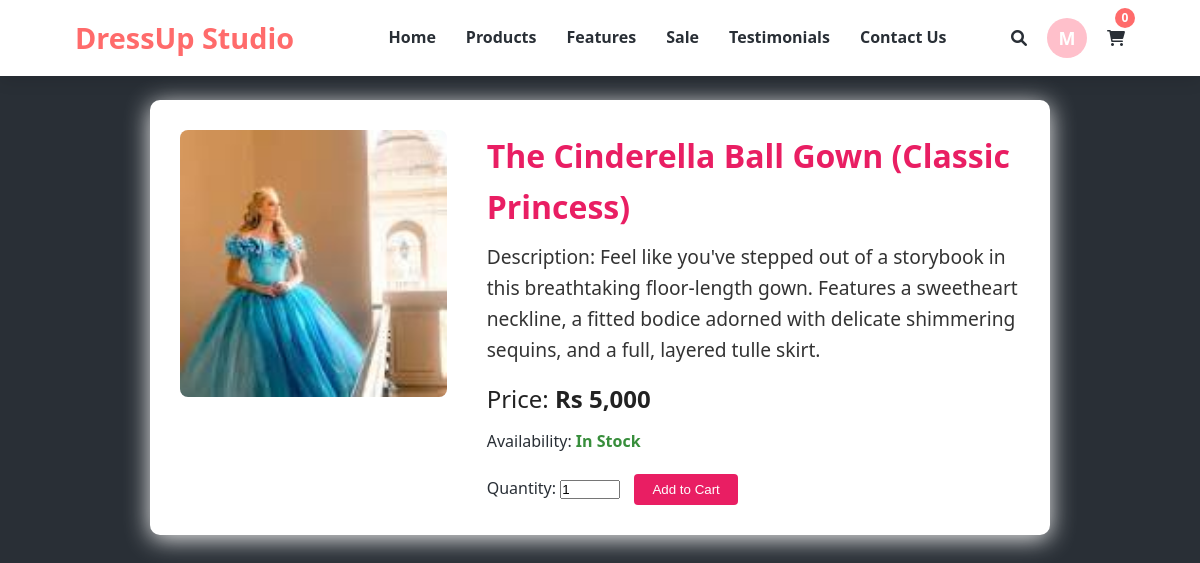
The app's page /product.php?id=3 (signed in) with its own data.
### tables this page shows
CREATE TABLE `products` (
  `id` int(11) NOT NULL,
  `name` varchar(100) NOT NULL,
  `stock` int(11) NOT NULL,
  `image` varchar(255) DEFAULT NULL,
  `price` decimal(10,2) DEFAULT NULL,
  `description` text DEFAULT NULL,
  `category_id` int(11) NOT NULL,
  `subcategory_id` int(11) DEFAULT NULL
);

### product.php (the view, shortened to what this page needs)
<?php
include 'connection.php';
$id = isset($_GET['id']) ? intval($_GET['id']) : 0;
$stmt = $conn->prepare("SELECT * FROM products WHERE id = ?");
$stmt->bind_param("i", $id);
$stmt->execute();
$result = $stmt->get_result();
$product = $result->fetch_assoc();
?>
<!DOCTYPE html>
<html lang="en">
<head>
    <link rel="stylesheet" href="index.css">
    <link rel="stylesheet" href="https://cdnjs.cloudflare.com/ajax/libs/font-awesome/6.0.0-beta3/css/all.min.css">
</head>
<body>
    <header>
        <div class="container">
            <div class="logo">
                <h1>DressUp Studio</h1>
            </div>
            <nav>
                <ul>
                    <li><a href="index.php">Home</a></li>
                    <li><a href="index.php#products">Products</a></li>
                    <li><a href="index.php#features">Features</a></li>
                    <li><a href="index.php#sale">Sale</a></li>
                    <li><a href="index.php#testimonials">Testimonials</a></li>
                    <li><a href="index.php#contact">Contact Us</a></li>
                </ul>
            </nav>
            <div class="header-icons">
                <a href="search page.html" class="fas fa-search"></a>
                <?php
                if (isset($_SESSION['user_name'])) {
                    $alpha = strtoupper(substr($_SESSION['user_name'], 0, 1));
                    echo "<div class='user-alpha' onclick=\"window.location.href='customer_dashboard.php'\">$alpha</div>";
                } else {
                    echo "<a href='signup.php' class='fas fa-user'></a>";
                }
                ?>
                <a href="cart.php" class="fas fa-shopping-cart"></a>
                <span id="cart-count" class="cart-count">
                    <?php
                    $cartQty = 0;
                    echo $cartQty;
                    ?>
                </span>
            </div>
        </div>
    </header>
    <main style="max-width: 900px; margin: 100px auto; background: #fff; padding: 30px; border-radius: 10px; box-shadow: 0 4px 24px #eee;">
        <div style="display: flex; gap: 40px; align-items: flex-start;">
            <div style="flex: 1;">
                <img src="<?php echo htmlspecialchars($product['image']); ?>" alt="<?php echo htmlspecialchars($product['name']); ?>" style="width: 100%; max-width: 350px; border-radius: 8px;">
            </div>
            <div style="flex: 2;">
                <h2 style="font-size: 2rem; color: #e91e63; margin-bottom: 10px;"> <?php echo htmlspecialchars($product['name']); ?> </h2>
                <p style="font-size: 1.2rem; color: #333; margin-bottom: 15px;"> <?php echo nl2br(htmlspecialchars($product['description'])); ?> </p>
                <div style="font-size: 1.5rem; color: #222; margin-bottom: 10px;">Price: <b>Rs <?php echo number_format($product['price']); ?></b></div>
                <div style="margin-bottom: 15px;">
                    Availability: <span style="color: <?php echo $product['stock'] > 0 ? '#388e3c' : '#b71c1c'; ?>; font-weight: bold;">
                        <?php echo $product['stock'] > 0 ? 'In Stock' : 'Out of Stock'; ?>
                    </span>
                </div>
                <?php if ($product['stock'] > 0): ?>
                    <form action="add_to_cart.php" method="POST" style="margin-top: 20px;">
                        <label for="quantity">Quantity:</label>
                        <input type="number" id="quantity" name="quantity" value="1" min="1" max="<?php echo $product['stock']; ?>" style="width: 60px;">
                        <button type="submit" style="background: #e91e63; color: #fff; border: none; padding: 8px 18px; border-radius: 4px; margin-left: 10px; cursor: pointer;">Add to Cart</button>
                    </form>
                <?php else: ?>
                    <div style="color: #b71c1c; font-weight: bold;">This product is currently out of stock.</div>
                <?php endif; ?>
            </div>
        </div>
    </main>
</body>
</html>

### index.css (style rules this page uses)
:root { --primary-color: #ff6b6b; --secondary-color: #4ecdc4; --dark-color: #292f36; --light-color: #f7fff7; --accent-color: #ff9f1c; --gray-color: #6c757d; --white-color: #ffffff; --black-color: #000000; --box-shadow: 0 5px 15px rgba(0, 0, 0, 0.1); --transition: all 0.3s ease; }
* { margin: 0; padding: 0; box-sizing: border-box; }
body { font-family: 'Segoe UI', Tahoma, Geneva, Verdana, sans-serif; line-height: 1.6; color: var(--dark-color); background-color: var(--dark-color); }
a { text-decoration: none; color: inherit; }
ul { list-style: none; }
img { max-width: 100%; height: auto; }
.container { width: 90%; max-width: 1200px; margin: 0 auto; padding: 0 15px; }
header { background-color: var(--white-color); box-shadow: var(--box-shadow); position: fixed; width: 100%; top: 0; z-index: 1000; padding: 15px 0; }
header .container { display: flex; justify-content: space-between; align-items: center; }
.logo h1 { font-size: 1.8rem; color: var(--primary-color); font-weight: 700; }
nav ul { display: flex; }
nav ul li { margin-left: 30px; }
nav ul li a { font-weight: 600; transition: var(--transition); position: relative; }
nav ul li a::after { content: ''; position: absolute; width: 0; height: 2px; background-color: var(--primary-color); bottom: -5px; left: 0; transition: var(--transition); }
.header-icons { display: flex; align-items: center; gap: 20px; position: relative; }
.user-alpha { width: 40px; height: 40px; background: pink; color: white; font-weight: bold; font-size: 18px; border-radius: 50%; display: flex; align-items: center; justify-content: center; cursor: pointer; text-transform: uppercase; transition: var(--transition); }
.cart-count { position: absolute; top: -10px; right: -10px; background-color: var(--primary-color); color: var(--white-color); border-radius: 50%; width: 20px; height: 20px; display: flex; justify-content: center; align-items: center; font-size: 12px; font-weight: bold; }

### records on screen
products: image (picture), name "The Cinderella Ball Gown (Classic Princess)", description "Description: Feel like you've stepped out of a storybook in this breathtaking floor-length gown. Features a sweetheart neckline, a fitted bodice adorned with delicate shimmering sequins, and a full, layered tulle skirt.", price "5,000"

### other values on screen
$alpha "M"
$cartQty "0"
